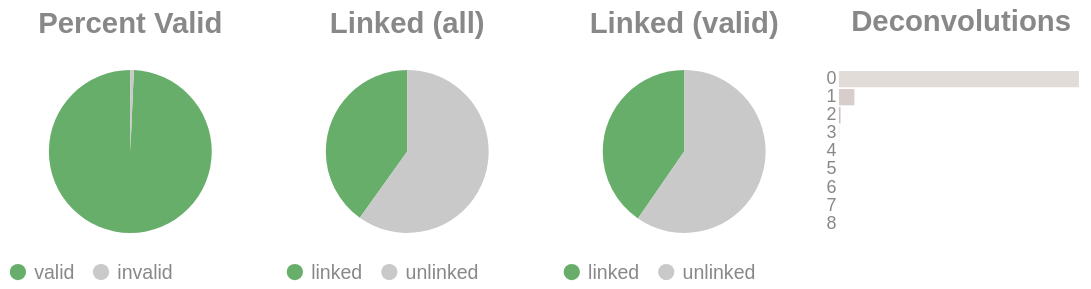

Notebook source saved alongside this figure:
### Code cell
if SKIPLR:
    pass
else:
    clash = Counter()
    for i in valids['molecule'].to_list():
        _mol = i.split("-")
        if len(_mol) == 1:
            clash.update('0')
        else:
            clash.update(_mol[-1])

    _d = {"deconvolutions": [], 'count': []}
    for k,v in clash.items():
        _d['deconvolutions'].append(k)
        _d['count'].append(v)

    tot_valid = valids['reads'].sum()
    mask = valids['reads'] >= 2
    n_linked_reads = valids.filter(mask)['reads'].sum()
    if n_linked_reads == 0:
        print_html("No linked molecules (>=2 reads) were detected; skipping linked-only distributions.")
        SKIPLR = True
    else:
        perc_valid = round(tot_valid / n_reads, 4)
        linked_perc_abs = round(n_linked_reads / n_reads, 4)
        linked_perc = round(n_linked_reads / tot_valid, 4)

    _valid = pl.DataFrame({"valids": ['valid', 'invalid'], "count": [tot_valid, n_reads - tot_valid]})
    _linked_abs = pl.DataFrame({"linked (absolute)": ['linked', 'unlinked'], "count": [n_linked_reads, n_reads - n_linked_reads]})
    _linked_rel = pl.DataFrame({"linked (valids)": ['linked', 'unlinked'], "count": [n_linked_reads, tot_valid - n_linked_reads]})

    (
        alt.hconcat(
            piechart(_valid, goodval = 'valid', title = "Percent Valid"),
            piechart(_linked_abs, goodval = "linked", title =  "Linked (all)"),
            piechart(_linked_rel, goodval = "linked", title =  "Linked (valid)"),
            convolutionbar(pl.DataFrame(_d), title = "Deconvolutions"),
            center = True,
            bounds = 'flush'
        )
        .resolve_scale(color='independent')
        .resolve_legend('independent')
        .properties(usermeta={'embedOptions': {"actions": False}})
    ).display()

### Figure 1 — Vega-Lite specification as saved in the notebook (floating-point values rounded to 4 significant figures)
{"width": "container", "height": 400, "config": {"title": {"anchor": "start", "dy": -15, "fontSize": 18, "color": "#888888", "subtitleColor": "#888888", "subtitleFontSize": 14}, "arc": {"fill": "#0072B2"}, "axis": {"domainColor": "#888888", "domainWidth": 0.5, "gridWidth": 0.2, "grid": false, "titleFontWeight": 400, "titleFontSize": 15, "labelFontSize": 11, "labelColor": "#888888", "tickColor": "#888888", "tickWidth": 0.2, "titleColor": "#888888"}, "axisBand": {"grid": false}, "axisX": {"grid": true, "tickSize": 10, "domainCap": "round"}, "axisY": {"domain": false, "grid": true, "tickSize": 0, "domainCap": "round"}, "background": "transparent", "header": {"labelFontSize": 15, "labelColor": "#888888", "titleFontSize": 15, "titleFontWeight": 600, "titleColor": "#888888"}, "legend": {"labelFont": "sans-serif", "labelFontSize": 12, "labelColor": "#888888", "symbolSize": 100, "symbolType": "circle", "titleFontSize": 12, "titlePadding": 10, "titleColor": "#888888", "title": null}, "range": {"category": ["#E69F00", "#56B4E9", "#009E73", "#F0E442", "#0072B2", "#D55E00", "#CC79A7", "#000000"], "diverging": ["#cfe8f3", "#a2d4ec", "#73bfe2", "#46abdb", "#1696d2", "#12719e"]}, "area": {"fill": "#0072B2", "fillOpacity": 0.7, "line": true, "strokeOpacity": 0.7}, "line": {"color": "#0072B2", "stroke": "#0072B2", "strokeWidth": 2}, "trail": {"color": "#0072B2", "stroke": "#0072B2", "strokeWidth": 0, "size": 1}, "point": {"filled": true, "fillOpacity": 1.0, "size": 95}, "text": {"color": "#888888", "fontSize": 11, "align": "right", "fontWeight": 400, "size": 11}, "bar": {"fill": "#0072B2", "stroke": null}, "view": {"stroke": null, "continuousWidth": 660, "continuousHeight": 400}}, "hconcat": [{"data": {"name": "data-9f1d8ddfd5fc4dd6e0f772795a97a3e2"}, "mark": {"type": "arc"}, "encoding": {"color": {"field": "valids", "legend": {"orient": "bottom", "title": null}, "scale": {"domain": ["valid", "invalid"], "range": ["#68ae6b", "#C9C9C9"]}, "title": "Valids", "type": "nominal"}, "theta": {"field": "count", "type": "quantitative"}, "tooltip": [{"field": "valids", "title": "Valids", "type": "ordinal"}, {"field": "percent", "format": ".2%", "title": "Percent", "type": "quantitative"}, {"field": "count", "title": "Count", "type": "quantitative"}]}, "height": 100, "title": {"text": "Percent Valid", "align": "center", "anchor": "middle"}, "transform": [{"calculate": "datum.count / 12657587", "as": "percent"}], "width": 150}, {"data": {"name": "data-01ae6388838f15bad36ef931cf43aa33"}, "mark": {"type": "arc"}, "encoding": {"color": {"field": "linked (absolute)", "legend": {"orient": "bottom", "title": null}, "scale": {"domain": ["linked", "unlinked"], "range": ["#68ae6b", "#C9C9C9"]}, "title": "Linked (Absolute)", "type": "nominal"}, "theta": {"field": "count", "type": "quantitative"}, "tooltip": [{"field": "linked (absolute)", "title": "Linked (Absolute)", "type": "ordinal"}, {"field": "percent", "format": ".2%", "title": "Percent", "type": "quantitative"}, {"field": "count", "title": "Count", "type": "quantitative"}]}, "height": 100, "title": {"text": "Linked (all)", "align": "center", "anchor": "middle"}, "transform": [{"calculate": "datum.count / 12657587", "as": "percent"}], "width": 150}, {"data": {"name": "data-8120ac2551ea57498d62a3f72abf73fe"}, "mark": {"type": "arc"}, "encoding": {"color": {"field": "linked (valids)", "legend": {"orient": "bottom", "title": null}, "scale": {"domain": ["linked", "unlinked"], "range": ["#68ae6b", "#C9C9C9"]}, "title": "Linked (Valids)", "type": "nominal"}, "theta": {"field": "count", "type": "quantitative"}, "tooltip": [{"field": "linked (valids)", "title": "Linked (Valids)", "type": "ordinal"}, {"field": "percent", "format": ".2%", "title": "Percent", "type": "quantitative"}, {"field": "count", "title": "Count", "type": "quantitative"}]}, "height": 100, "title": {"text": "Linked (valid)", "align": "center", "anchor": "middle"}, "transform": [{"calculate": "datum.count / 12569656", "as": "percent"}], "width": 150}, {"data": {"name": "data-7bb2b9e4ec083d1fe518594646321aa9"}, "mark": {"type": "bar"}, "encoding": {"color": {"field": "deconvolutions", "legend": null, "scale": {"scheme": "lightgreyred"}, "type": "nominal"}, "tooltip": [{"field": "deconvolutions", "title": "Deconvolutions", "type": "ordinal"}, {"field": "percent", "format": ".2%", "title": "Percent", "type": "quantitative"}, {"field": "count", "title": "Count", "type": "quantitative"}], "x": {"axis": null, "field": "count", "type": "quantitative"}, "y": {"field": "deconvolutions", "sort": "ascending", "title": null, "type": "nominal"}}, "height": 100, "title": {"text": "Deconvolutions", "align": "center", "anchor": "middle"}, "transform": [{"calculate": "datum.count / 9475318", "as": "percent"}], "width": 150}], "bounds": "flush", "center": true, "resolve": {"legend": {"angle": "independent"}, "scale": {"color": "independent"}}, "usermeta": {"embedOptions": {"actions": false}}, "$schema": "https://vega.github.io/schema/vega-lite/v6.1.0.json", "datasets": {"data-9f1d8ddfd5fc4dd6e0f772795a97a3e2": [{"valids": "valid", "count": 12569656}, {"valids": "invalid", "count": 87931}], "data-01ae6388838f15bad36ef931cf43aa33": [{"linked (absolute)": "linked", "count": 5076652}, {"linked (absolute)": "unlinked", "count": 7580935}], "data-8120ac2551ea57498d62a3f72abf73fe": [{"linked (valids)": "linked", "count": 5076652}, {"linked (valids)": "unlinked", "count": 7493004}], "data-7bb2b9e4ec083d1fe518594646321aa9": [{"deconvolutions": "0", "count": 8839245}, {"deconvolutions": "1", "count": 569547}, {"deconvolutions": "2", "count": 58221}, {"deconvolutions": "3", "count": 7131}, {"deconvolutions": "4", "count": 993}, {"deconvolutions": "5", "count": 151}, {"deconvolutions": "6", "count": 26}, {"deconvolutions": "7", "count": 3}, {"deconvolutions": "8", "count": 1}]}}
